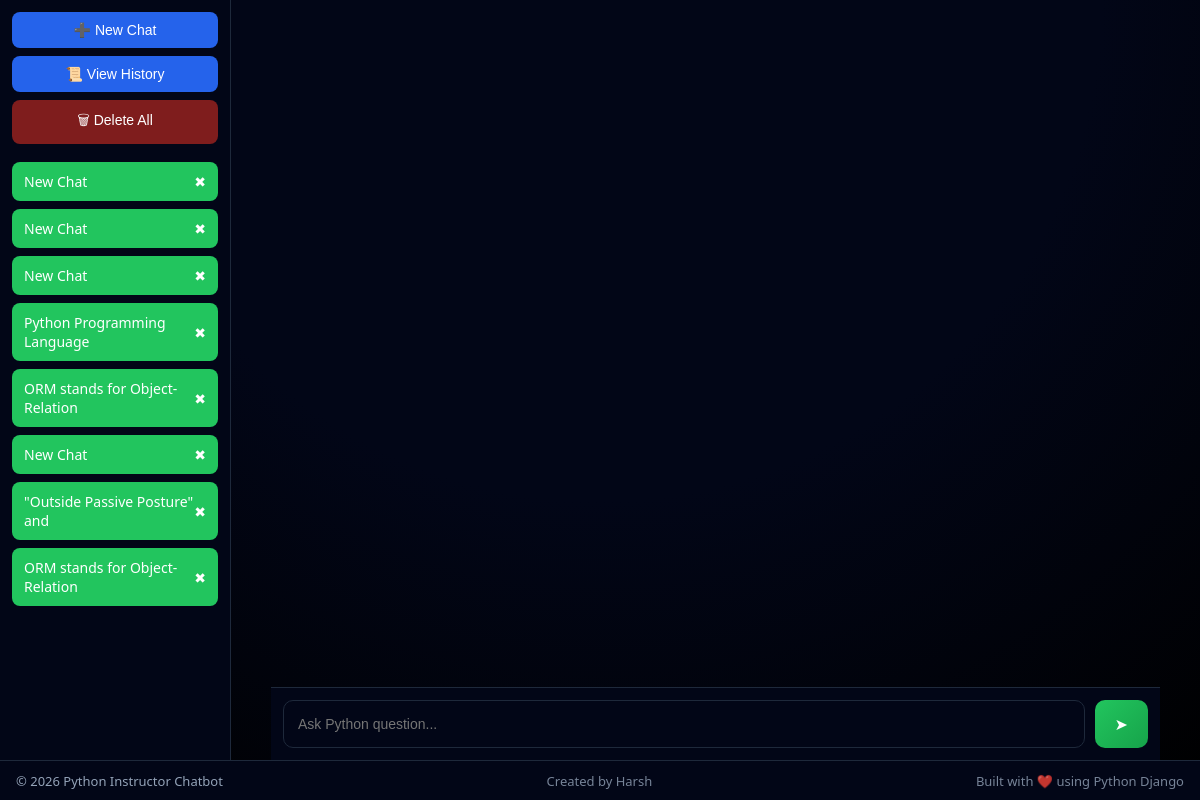
/, run on an earlier commit of the app's database.
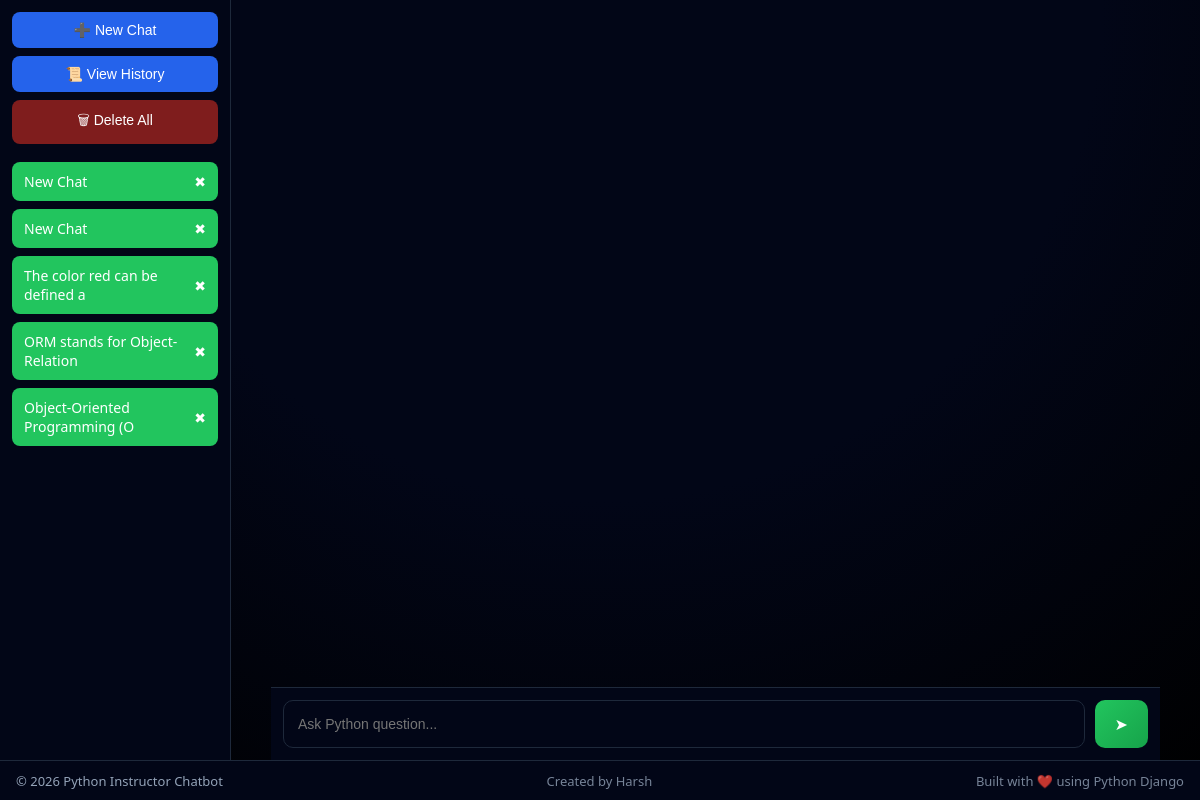
And on a later commit of the database.
### chatbot/models.py (models this page shows)
class Conversation(models.Model):
    id = models.UUIDField(primary_key=True, default=uuid.uuid4, editable=False)
    title = models.CharField(max_length=120, default="New Chat")
    created_at = models.DateTimeField(auto_now_add=True)

### chatbot/views.py (the view)
# urls.py: path("", home),
def home(request):
    conversations = Conversation.objects.all().order_by("-created_at")
    active_id = request.GET.get("c")
    active_conversation = None
    messages = []
    if active_id:
        try:
            active_conversation = Conversation.objects.get(id=active_id)
            messages = active_conversation.messages.all().order_by("created_at")
        except Conversation.DoesNotExist:
            active_conversation = None
    return render(request, "index.html", {
        "conversations": conversations,
        "active": active_conversation,
        "messages": messages
    })

### chatbot/templates/index.html (shortened to what this page needs)
<!DOCTYPE html>
<html>
  <head>
    <link
      rel="stylesheet"
      href="https://cdn.jsdelivr.net/npm/highlight.js@11.9.0/styles/github-dark.css"
    />
    <link rel="stylesheet" href="/static/style.css" />
  </head>
  <body>
    <div class="app">
      <div class="sidebar">
        <button onclick="newChat()">➕ New Chat</button>
        <button onclick="location.href='/history-all/'">📜 View History</button>
        <button class="danger" onclick="deleteAll()">🗑 Delete All</button>
        <div class="history">
          {% for c in conversations %}
          <div
            class="chat-item {% if active and c.id == active.id %}active{% endif %}"
          >
            <a href="/?c={{ c.id }}">{{ c.title }}</a>
            <span onclick="deleteChat('{{ c.id }}')">✖</span>
          </div>
          {% endfor %}
        </div>
      </div>
      <div class="chat-area">
        <div id="messages" class="messages">
        </div>
        {% include "chat_input.html" %}
      </div>
    </div>
    <footer class="app-footer">
      <span>© 2026 Python Instructor Chatbot</span>
      <span class="footer-right"> Created by Harsh </span>
      <span class="footer-right"> Built with ❤️ using Python Django </span>
    </footer>
  </body>
</html>

What changed in the data, as far as the page shows it:
removed Conversation: title "New Chat"
removed Conversation: title "Python Programming Language"
removed Conversation: title "New Chat"
removed Conversation: title "\"Outside Passive Posture\" and"
removed Conversation: title "ORM stands for Object-Relation"
added Conversation: title "The color red can be defined a"
added Conversation: title "Object-Oriented Programming (O"
